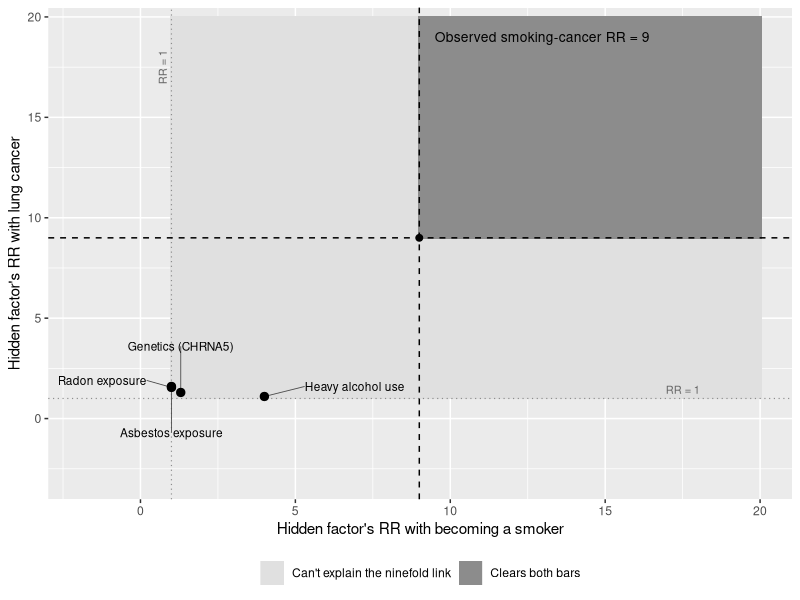
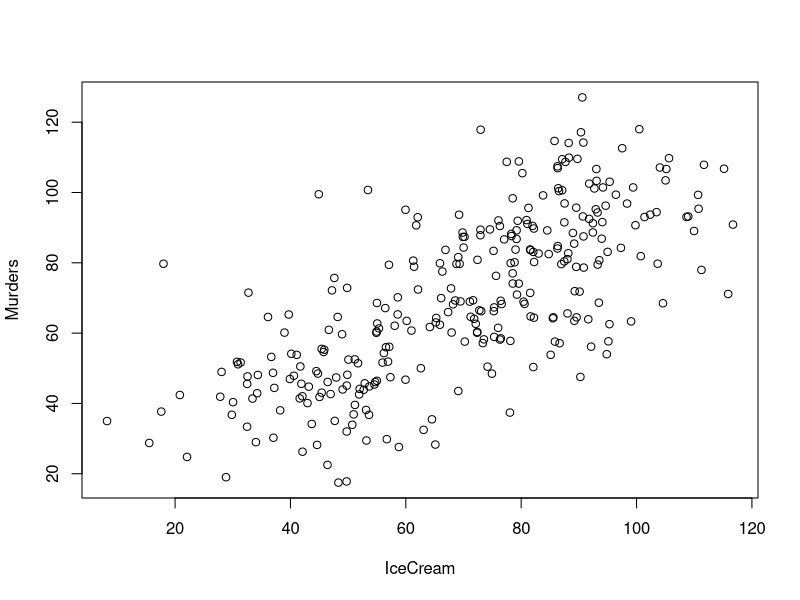
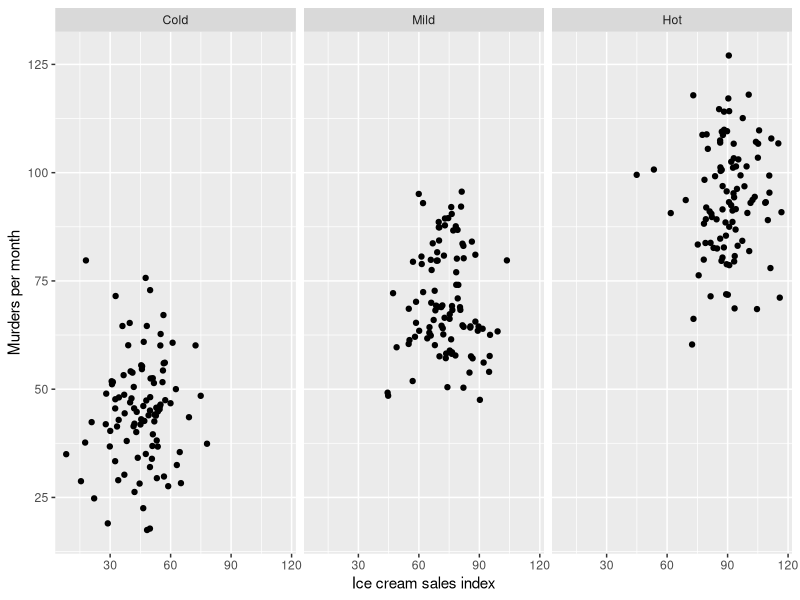
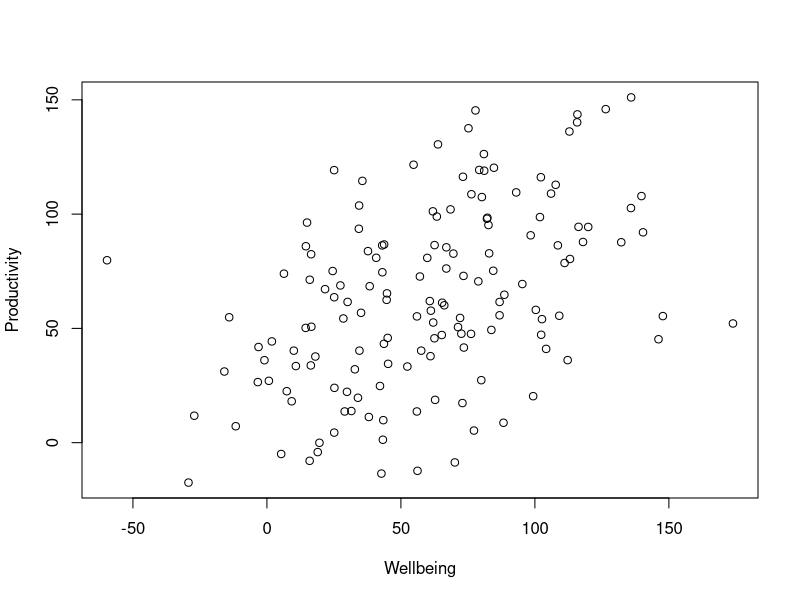
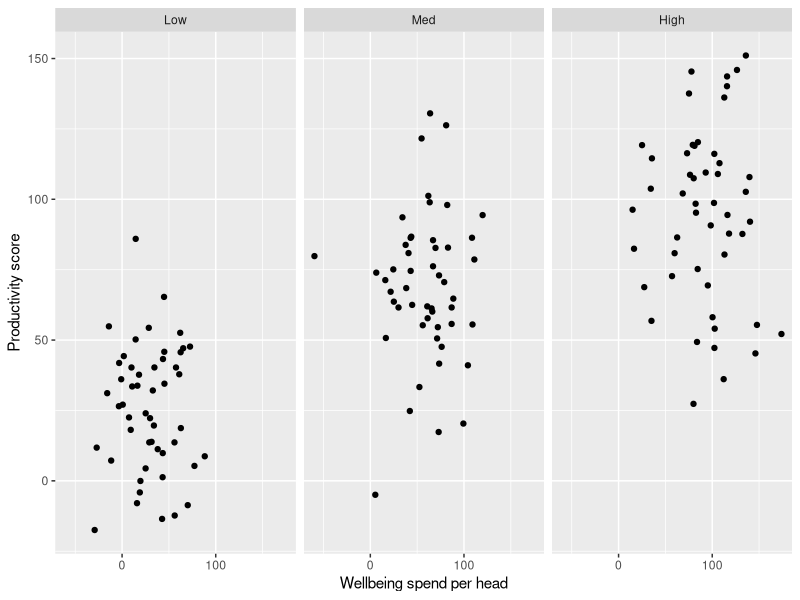
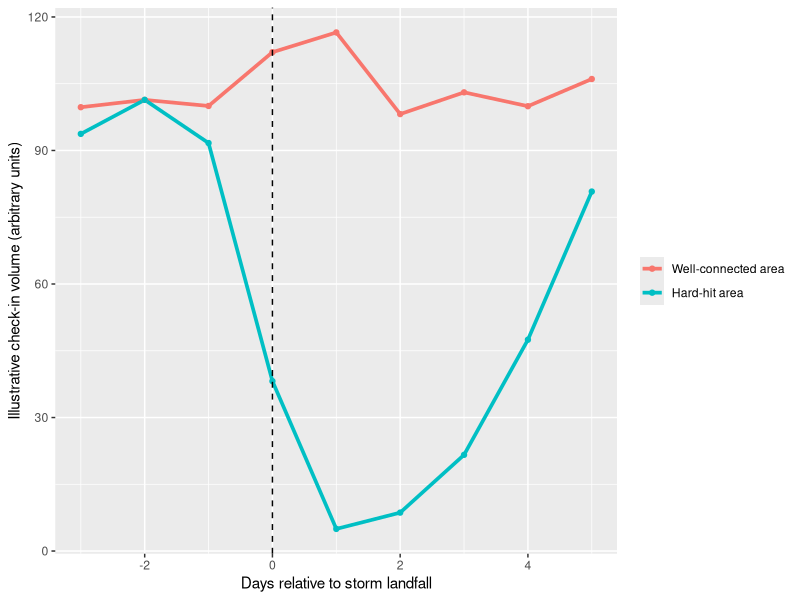
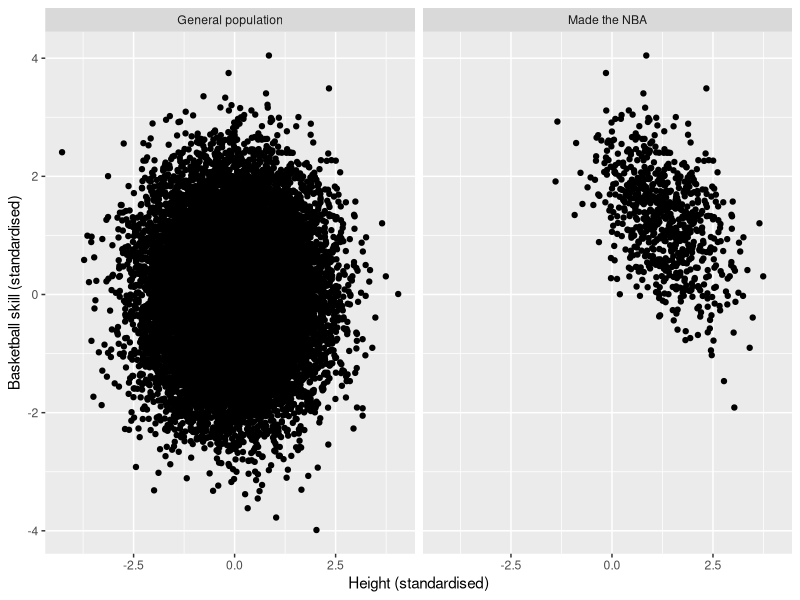
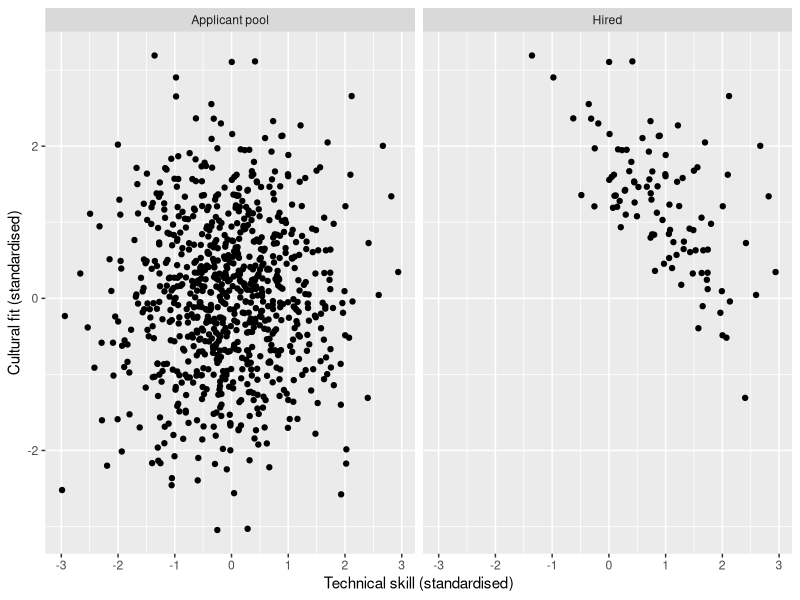

Generate these figures, in order, with R:
## ---- chunk 1
knitr::opts_chunk$set(echo = FALSE, warning = FALSE, message = FALSE)
## ---- chunk 2
library(ggplot2)
## ---- chunk 3
RR_grid <- expand.grid(RR_smoke = seq(1, 20, 0.1), RR_cancer = seq(1, 20, 0.1))
RR_grid$Verdict <- ifelse(RR_grid$RR_smoke >= 9 & RR_grid$RR_cancer >= 9,
                           "Clears both bars", "Can't explain the ninefold link")

RR_points <- data.frame(
  Factor    = c("Genetics (CHRNA5)", "Radon exposure", "Asbestos exposure", "Heavy alcohol use"),
  RR_smoke  = c(1.3, 1.0, 1.0, 4.0),
  RR_cancer = c(1.3, 1.55, 1.6, 1.1),
  label_x   = c(1.3, 0.2, 1.0, 5.3),
  label_y   = c(3.6, 1.9, -0.7, 1.6),
  hjust     = c(0.5, 1, 0.5, 0)
)

ggplot(RR_grid, aes(RR_smoke, RR_cancer, fill = Verdict)) +
  geom_tile() +
  geom_vline(xintercept = 1, linetype = "dotted", colour = "grey55", linewidth = 0.4) +
  geom_hline(yintercept = 1, linetype = "dotted", colour = "grey55", linewidth = 0.4) +
  annotate("text", x = 1, y = 17.5, label = "RR = 1", angle = 90,
           vjust = -0.6, size = 2.8, colour = "grey40") +
  annotate("text", x = 17.5, y = 1, label = "RR = 1",
           vjust = -0.6, size = 2.8, colour = "grey40") +
  geom_vline(xintercept = 9, linetype = "dashed") +
  geom_hline(yintercept = 9, linetype = "dashed") +
  annotate("point", x = 9, y = 9, size = 2) +
  annotate("text", x = 9.5, y = 19, label = "Observed smoking-cancer RR = 9",
           hjust = 0, size = 3.5) +
  geom_segment(data = RR_points, aes(x = RR_smoke, y = RR_cancer, xend = label_x, yend = label_y),
               inherit.aes = FALSE, linewidth = 0.3, colour = "grey30") +
  geom_point(data = RR_points, aes(RR_smoke, RR_cancer), inherit.aes = FALSE, size = 2.5) +
  geom_text(data = RR_points, aes(x = label_x, y = label_y, label = Factor, hjust = hjust),
            inherit.aes = FALSE, size = 3) +
  scale_fill_manual(values = c("Clears both bars" = "grey55",
                                "Can't explain the ninefold link" = "grey88")) +
  scale_x_continuous(expand = expansion(mult = c(0.16, 0.05))) +
  scale_y_continuous(expand = expansion(mult = c(0.16, 0.02))) +
  labs(x = "Hidden factor's RR with becoming a smoker",
       y = "Hidden factor's RR with lung cancer",
       fill = NULL) +
  theme(legend.position = "bottom")
## ---- chunk 4
set.seed(21)
Temp_grp <- rep(c("Cold", "Mild", "Hot"), each = 100)
Temp <- c(Cold = 45, Mild = 70, Hot = 90)[Temp_grp] + rnorm(300, 0, 4)

IceCream <- Temp + rnorm(300, 0, 11.7)
Murders <- Temp + rnorm(300, 0, 11.7)

plot(IceCream, Murders)
cor(IceCream, Murders)
## ---- chunk 5
Confound1 <- data.frame(IceCream, Murders,
                         Temp_grp = factor(Temp_grp, levels = c("Cold", "Mild", "Hot")))

ggplot(Confound1, aes(IceCream, Murders)) +
  geom_point() +
  facet_wrap(~ Temp_grp) +
  labs(x = "Ice cream sales index", y = "Murders per month")

tapply(seq_len(nrow(Confound1)), Confound1$Temp_grp,
       function(i) cor(Confound1$IceCream[i], Confound1$Murders[i]))
## ---- chunk 6
set.seed(271)
Res_grp <- rep(c("Low", "Med", "High"), each = 50)
Resourcing <- c(Low = 30, Med = 60, High = 90)[Res_grp] + rnorm(150, 0, 6)

Wellbeing <- Resourcing + rnorm(150, 0, 27.7)
Productivity <- Resourcing + rnorm(150, 0, 27.7)

plot(Wellbeing, Productivity)
cor(Wellbeing, Productivity)
## ---- chunk 7
Confound2 <- data.frame(Wellbeing, Productivity,
                         Res_grp = factor(Res_grp, levels = c("Low", "Med", "High")))

ggplot(Confound2, aes(Wellbeing, Productivity)) +
  geom_point() +
  facet_wrap(~ Res_grp) +
  labs(x = "Wellbeing spend per head", y = "Productivity score")

tapply(seq_len(nrow(Confound2)), Confound2$Res_grp,
       function(i) cor(Confound2$Wellbeing[i], Confound2$Productivity[i]))
## ---- chunk 8
set.seed(2013)
Sandy_df <- data.frame(
  Day = rep(-3:5, 2),
  Area = rep(c("Well-connected area", "Hard-hit area"), each = 9),
  Baseline = c(100, 99, 102, 108, 112, 106, 101, 99, 100,
               98, 101, 96, 40, 8, 6, 22, 55, 85)
)
Sandy_df$Checkins <- Sandy_df$Baseline + rnorm(18, 0, 3)
Sandy_df$Area <- factor(Sandy_df$Area, levels = c("Well-connected area", "Hard-hit area"))

ggplot(Sandy_df, aes(Day, Checkins, color = Area)) +
  geom_line(linewidth = 1.25) +
  geom_point() +
  geom_vline(xintercept = 0, linetype = "dashed") +
  labs(x = "Days relative to storm landfall",
       y = "Illustrative check-in volume (arbitrary units)",
       color = NULL)
## ---- chunk 9
set.seed(4)
Height <- rnorm(20000)
Skill <- rnorm(20000)
SelectionScore <- Height + Skill + rnorm(20000, 0, 0.9)
Made_NBA <- SelectionScore > 3

cor(Height, Skill)
cor(Height[Made_NBA], Skill[Made_NBA])
## ---- chunk 10
NBA_df <- rbind(
  data.frame(Height, Skill, Sample = "General population"),
  data.frame(Height = Height[Made_NBA], Skill = Skill[Made_NBA], Sample = "Made the NBA")
)
NBA_df$Sample <- factor(NBA_df$Sample, levels = c("General population", "Made the NBA"))

ggplot(NBA_df, aes(Height, Skill)) +
  geom_point() +
  facet_wrap(~ Sample) +
  labs(x = "Height (standardised)", y = "Basketball skill (standardised)")
## ---- chunk 11
set.seed(12)
TechSkill <- rnorm(800)
CultureFit <- rnorm(800)
HireScore <- TechSkill + CultureFit + rnorm(800, 0, 0.4)
Hired <- HireScore > 1.6

cor(TechSkill, CultureFit)
cor(TechSkill[Hired], CultureFit[Hired])
## ---- chunk 12
Hire_df <- rbind(
  data.frame(TechSkill, CultureFit, Sample = "Applicant pool"),
  data.frame(TechSkill = TechSkill[Hired], CultureFit = CultureFit[Hired], Sample = "Hired")
)
Hire_df$Sample <- factor(Hire_df$Sample, levels = c("Applicant pool", "Hired"))

ggplot(Hire_df, aes(TechSkill, CultureFit)) +
  geom_point() +
  facet_wrap(~ Sample) +
  labs(x = "Technical skill (standardised)", y = "Cultural fit (standardised)")
## ---- chunk 13
set.seed(34)
Tenure <- rnorm(150)
Confound_Training <- -Tenure + rnorm(150, 0, 1)
Confound_Sales <- Tenure + rnorm(150, 0, 1)

set.seed(286)
Reverse_Sales <- rnorm(150)
Reverse_Training <- -Reverse_Sales + rnorm(150, 0, 1.732)

set.seed(54)
Pop_Training <- rnorm(400)
Pop_Sales <- rnorm(400)
Retained <- Pop_Training + Pop_Sales + rnorm(400, 0, 0.3) > 0.5
Select_Training <- Pop_Training[Retained]
Select_Sales <- Pop_Sales[Retained]

Endog_df <- rbind(
  data.frame(Training = Confound_Training, Sales = Confound_Sales,
             Mechanism = "Confounding"),
  data.frame(Training = Reverse_Training, Sales = Reverse_Sales,
             Mechanism = "Reverse causation"),
  data.frame(Training = Select_Training, Sales = Select_Sales,
             Mechanism = "Selection bias")
)
Endog_df$Mechanism <- factor(Endog_df$Mechanism,
                              levels = c("Confounding", "Reverse causation", "Selection bias"))

ggplot(Endog_df, aes(Training, Sales)) +
  geom_point() +
  facet_wrap(~ Mechanism, scales = "fixed") +
  labs(x = "Training score", y = "Sales performance")
